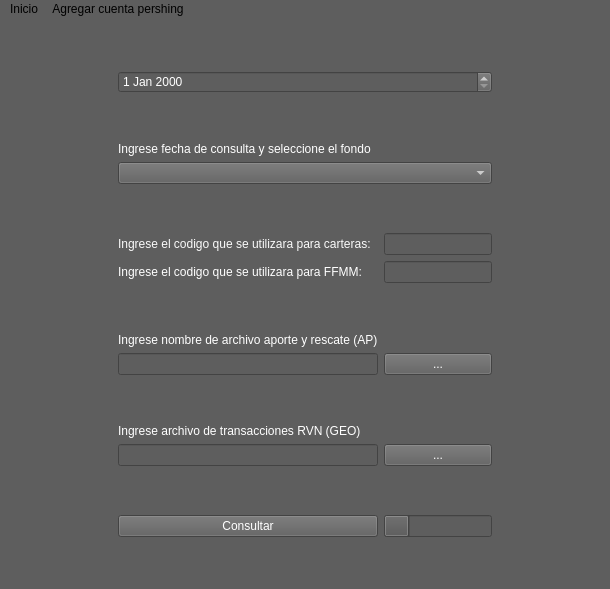
<?xml version="1.0" encoding="UTF-8"?>
<ui version="4.0">
 <class>MainW</class>
 <widget class="QMainWindow" name="MainW">
  <property name="geometry">
   <rect>
    <x>0</x>
    <y>0</y>
    <width>610</width>
    <height>589</height>
   </rect>
  </property>
  <property name="font">
   <font>
    <weight>75</weight>
    <bold>true</bold>
   </font>
  </property>
  <property name="mouseTracking">
   <bool>false</bool>
  </property>
  <property name="windowTitle">
   <string>Consultas...</string>
  </property>
  <property name="windowIcon">
   <iconset>
    <normaloff>icon.ico</normaloff>icon.ico</iconset>
  </property>
  <property name="windowOpacity">
   <double>9.000000000000000</double>
  </property>
  <property name="styleSheet">
   <string notr="true">background-color: rgb(94, 94, 94);</string>
  </property>
  <widget class="QWidget" name="password">
   <layout class="QGridLayout" name="gridLayout">
    <item row="16" column="1">
     <widget class="QLabel" name="label_3">
      <property name="styleSheet">
       <string notr="true">color: rgb(255, 255, 255);</string>
      </property>
      <property name="text">
       <string>Ingrese archivo de transacciones RVN (GEO)</string>
      </property>
     </widget>
    </item>
    <item row="11" column="1">
     <spacer name="verticalSpacer_7">
      <property name="orientation">
       <enum>Qt::Vertical</enum>
      </property>
      <property name="sizeHint" stdset="0">
       <size>
        <width>20</width>
        <height>40</height>
       </size>
      </property>
     </spacer>
    </item>
    <item row="18" column="1">
     <spacer name="verticalSpacer_6">
      <property name="orientation">
       <enum>Qt::Vertical</enum>
      </property>
      <property name="sizeHint" stdset="0">
       <size>
        <width>20</width>
        <height>40</height>
       </size>
      </property>
     </spacer>
    </item>
    <item row="14" column="3">
     <spacer name="horizontalSpacer_2">
      <property name="orientation">
       <enum>Qt::Horizontal</enum>
      </property>
      <property name="sizeHint" stdset="0">
       <size>
        <width>40</width>
        <height>20</height>
       </size>
      </property>
     </spacer>
    </item>
    <item row="17" column="2">
     <widget class="QPushButton" name="pathgeo">
      <property name="styleSheet">
       <string notr="true">color: rgb(255, 255, 255);</string>
      </property>
      <property name="text">
       <string>...</string>
      </property>
     </widget>
    </item>
    <item row="0" column="1">
     <spacer name="verticalSpacer_2">
      <property name="orientation">
       <enum>Qt::Vertical</enum>
      </property>
      <property name="sizeHint" stdset="0">
       <size>
        <width>20</width>
        <height>40</height>
       </size>
      </property>
     </spacer>
    </item>
    <item row="14" column="1">
     <widget class="QLineEdit" name="AP"/>
    </item>
    <item row="1" column="1" colspan="2">
     <widget class="QDateEdit" name="Fecha">
      <property name="styleSheet">
       <string notr="true">color: rgb(255, 255, 255);</string>
      </property>
     </widget>
    </item>
    <item row="4" column="1">
     <spacer name="verticalSpacer_3">
      <property name="orientation">
       <enum>Qt::Vertical</enum>
      </property>
      <property name="sizeHint" stdset="0">
       <size>
        <width>20</width>
        <height>40</height>
       </size>
      </property>
     </spacer>
    </item>
    <item row="13" column="1">
     <widget class="QLabel" name="label">
      <property name="styleSheet">
       <string notr="true">color: rgb(255, 255, 255);</string>
      </property>
      <property name="text">
       <string>Ingrese nombre de archivo aporte y rescate (AP)</string>
      </property>
     </widget>
    </item>
    <item row="15" column="1">
     <spacer name="verticalSpacer_5">
      <property name="orientation">
       <enum>Qt::Vertical</enum>
      </property>
      <property name="sizeHint" stdset="0">
       <size>
        <width>20</width>
        <height>40</height>
       </size>
      </property>
     </spacer>
    </item>
    <item row="14" column="0">
     <spacer name="horizontalSpacer">
      <property name="orientation">
       <enum>Qt::Horizontal</enum>
      </property>
      <property name="sizeHint" stdset="0">
       <size>
        <width>40</width>
        <height>20</height>
       </size>
      </property>
     </spacer>
    </item>
    <item row="19" column="1">
     <widget class="QPushButton" name="Consulta">
      <property name="styleSheet">
       <string notr="true">color: rgb(255, 255, 255);</string>
      </property>
      <property name="text">
       <string>Consultar</string>
      </property>
     </widget>
    </item>
    <item row="17" column="1">
     <widget class="QLineEdit" name="GEO"/>
    </item>
    <item row="7" column="1">
     <spacer name="verticalSpacer_4">
      <property name="orientation">
       <enum>Qt::Vertical</enum>
      </property>
      <property name="sizeHint" stdset="0">
       <size>
        <width>20</width>
        <height>40</height>
       </size>
      </property>
     </spacer>
    </item>
    <item row="19" column="2">
     <widget class="QProgressBar" name="progreso">
      <property name="palette">
       <palette>
        <active>
         <colorrole role="WindowText">
          <brush brushstyle="SolidPattern">
           <color alpha="255">
            <red>94</red>
            <green>94</green>
            <blue>94</blue>
           </color>
          </brush>
         </colorrole>
         <colorrole role="Button">
          <brush brushstyle="SolidPattern">
           <color alpha="255">
            <red>94</red>
            <green>94</green>
            <blue>94</blue>
           </color>
          </brush>
         </colorrole>
         <colorrole role="Text">
          <brush brushstyle="SolidPattern">
           <color alpha="255">
            <red>94</red>
            <green>94</green>
            <blue>94</blue>
           </color>
          </brush>
         </colorrole>
         <colorrole role="ButtonText">
          <brush brushstyle="SolidPattern">
           <color alpha="255">
            <red>94</red>
            <green>94</green>
            <blue>94</blue>
           </color>
          </brush>
         </colorrole>
         <colorrole role="Base">
          <brush brushstyle="SolidPattern">
           <color alpha="255">
            <red>94</red>
            <green>94</green>
            <blue>94</blue>
           </color>
          </brush>
         </colorrole>
         <colorrole role="Window">
          <brush brushstyle="SolidPattern">
           <color alpha="255">
            <red>94</red>
            <green>94</green>
            <blue>94</blue>
           </color>
          </brush>
         </colorrole>
         <colorrole role="Highlight">
          <brush brushstyle="SolidPattern">
           <color alpha="255">
            <red>94</red>
            <green>94</green>
            <blue>94</blue>
           </color>
          </brush>
         </colorrole>
         <colorrole role="HighlightedText">
          <brush brushstyle="SolidPattern">
           <color alpha="255">
            <red>94</red>
            <green>94</green>
            <blue>94</blue>
           </color>
          </brush>
         </colorrole>
         <colorrole role="Link">
          <brush brushstyle="SolidPattern">
           <color alpha="255">
            <red>94</red>
            <green>94</green>
            <blue>94</blue>
           </color>
          </brush>
         </colorrole>
         <colorrole role="LinkVisited">
          <brush brushstyle="SolidPattern">
           <color alpha="255">
            <red>94</red>
            <green>94</green>
            <blue>94</blue>
           </color>
          </brush>
         </colorrole>
         <colorrole role="AlternateBase">
          <brush brushstyle="SolidPattern">
           <color alpha="255">
            <red>94</red>
            <green>94</green>
            <blue>94</blue>
           </color>
          </brush>
         </colorrole>
         <colorrole role="NoRole">
          <brush brushstyle="SolidPattern">
           <color alpha="255">
            <red>94</red>
            <green>94</green>
            <blue>94</blue>
           </color>
          </brush>
         </colorrole>
         <colorrole role="ToolTipBase">
          <brush brushstyle="SolidPattern">
           <color alpha="255">
            <red>255</red>
            <green>255</green>
            <blue>220</blue>
           </color>
          </brush>
         </colorrole>
        </active>
        <inactive>
         <colorrole role="WindowText">
          <brush brushstyle="SolidPattern">
           <color alpha="255">
            <red>94</red>
            <green>94</green>
            <blue>94</blue>
           </color>
          </brush>
         </colorrole>
         <colorrole role="Button">
          <brush brushstyle="SolidPattern">
           <color alpha="255">
            <red>94</red>
            <green>94</green>
            <blue>94</blue>
           </color>
          </brush>
         </colorrole>
         <colorrole role="Text">
          <brush brushstyle="SolidPattern">
           <color alpha="255">
            <red>94</red>
            <green>94</green>
            <blue>94</blue>
           </color>
          </brush>
         </colorrole>
         <colorrole role="ButtonText">
          <brush brushstyle="SolidPattern">
           <color alpha="255">
            <red>94</red>
            <green>94</green>
            <blue>94</blue>
           </color>
          </brush>
         </colorrole>
         <colorrole role="Base">
          <brush brushstyle="SolidPattern">
           <color alpha="255">
            <red>94</red>
            <green>94</green>
            <blue>94</blue>
           </color>
          </brush>
         </colorrole>
         <colorrole role="Window">
          <brush brushstyle="SolidPattern">
           <color alpha="255">
            <red>94</red>
            <green>94</green>
            <blue>94</blue>
           </color>
          </brush>
         </colorrole>
         <colorrole role="Highlight">
          <brush brushstyle="SolidPattern">
           <color alpha="255">
            <red>94</red>
            <green>94</green>
            <blue>94</blue>
           </color>
          </brush>
         </colorrole>
         <colorrole role="HighlightedText">
          <brush brushstyle="SolidPattern">
           <color alpha="255">
            <red>94</red>
            <green>94</green>
            <blue>94</blue>
           </color>
          </brush>
         </colorrole>
         <colorrole role="Link">
          <brush brushstyle="SolidPattern">
           <color alpha="255">
            <red>94</red>
            <green>94</green>
            <blue>94</blue>
           </color>
          </brush>
         </colorrole>
         <colorrole role="LinkVisited">
          <brush brushstyle="SolidPattern">
           <color alpha="255">
            <red>94</red>
            <green>94</green>
            <blue>94</blue>
           </color>
          </brush>
         </colorrole>
         <colorrole role="AlternateBase">
          <brush brushstyle="SolidPattern">
           <color alpha="255">
            <red>94</red>
            <green>94</green>
            <blue>94</blue>
           </color>
          </brush>
         </colorrole>
         <colorrole role="NoRole">
          <brush brushstyle="SolidPattern">
           <color alpha="255">
            <red>94</red>
            <green>94</green>
            <blue>94</blue>
           </color>
          </brush>
         </colorrole>
         <colorrole role="ToolTipBase">
          <brush brushstyle="SolidPattern">
           <color alpha="255">
            <red>255</red>
            <green>255</green>
            <blue>220</blue>
           </color>
          </brush>
         </colorrole>
        </inactive>
        <disabled>
         <colorrole role="WindowText">
          <brush brushstyle="SolidPattern">
           <color alpha="255">
            <red>94</red>
            <green>94</green>
            <blue>94</blue>
           </color>
          </brush>
         </colorrole>
         <colorrole role="Button">
          <brush brushstyle="SolidPattern">
           <color alpha="255">
            <red>94</red>
            <green>94</green>
            <blue>94</blue>
           </color>
          </brush>
         </colorrole>
         <colorrole role="Text">
          <brush brushstyle="SolidPattern">
           <color alpha="255">
            <red>94</red>
            <green>94</green>
            <blue>94</blue>
           </color>
          </brush>
         </colorrole>
         <colorrole role="ButtonText">
          <brush brushstyle="SolidPattern">
           <color alpha="255">
            <red>94</red>
            <green>94</green>
            <blue>94</blue>
           </color>
          </brush>
         </colorrole>
         <colorrole role="Base">
          <brush brushstyle="SolidPattern">
           <color alpha="255">
            <red>94</red>
            <green>94</green>
            <blue>94</blue>
           </color>
          </brush>
         </colorrole>
         <colorrole role="Window">
          <brush brushstyle="SolidPattern">
           <color alpha="255">
            <red>94</red>
            <green>94</green>
            <blue>94</blue>
           </color>
          </brush>
         </colorrole>
         <colorrole role="Highlight">
          <brush brushstyle="SolidPattern">
           <color alpha="255">
            <red>94</red>
            <green>94</green>
            <blue>94</blue>
           </color>
          </brush>
         </colorrole>
         <colorrole role="HighlightedText">
          <brush brushstyle="SolidPattern">
           <color alpha="255">
            <red>94</red>
            <green>94</green>
            <blue>94</blue>
           </color>
          </brush>
         </colorrole>
         <colorrole role="Link">
          <brush brushstyle="SolidPattern">
           <color alpha="255">
            <red>94</red>
            <green>94</green>
            <blue>94</blue>
           </color>
          </brush>
         </colorrole>
         <colorrole role="LinkVisited">
          <brush brushstyle="SolidPattern">
           <color alpha="255">
            <red>94</red>
            <green>94</green>
            <blue>94</blue>
           </color>
          </brush>
         </colorrole>
         <colorrole role="AlternateBase">
          <brush brushstyle="SolidPattern">
           <color alpha="255">
            <red>94</red>
            <green>94</green>
            <blue>94</blue>
           </color>
          </brush>
         </colorrole>
         <colorrole role="NoRole">
          <brush brushstyle="SolidPattern">
           <color alpha="255">
            <red>94</red>
            <green>94</green>
            <blue>94</blue>
           </color>
          </brush>
         </colorrole>
         <colorrole role="ToolTipBase">
          <brush brushstyle="SolidPattern">
           <color alpha="255">
            <red>94</red>
            <green>94</green>
            <blue>94</blue>
           </color>
          </brush>
         </colorrole>
        </disabled>
       </palette>
      </property>
      <property name="styleSheet">
       <string notr="true">color: rgb(94, 94, 94);
alternate-background-color: rgb(94, 94, 94);
selection-color: rgb(94, 94, 94);
selection-background-color: rgb(94, 94, 94);
background-color: rgb(94, 94, 94);</string>
      </property>
      <property name="value">
       <number>24</number>
      </property>
      <property name="textVisible">
       <bool>true</bool>
      </property>
      <property name="orientation">
       <enum>Qt::Horizontal</enum>
      </property>
     </widget>
    </item>
    <item row="6" column="1" colspan="2">
     <widget class="QComboBox" name="ListFondos">
      <property name="styleSheet">
       <string notr="true">background-color: rgb(94, 94, 94);
color: rgb(255, 255, 255);</string>
      </property>
     </widget>
    </item>
    <item row="20" column="1">
     <spacer name="verticalSpacer">
      <property name="orientation">
       <enum>Qt::Vertical</enum>
      </property>
      <property name="sizeHint" stdset="0">
       <size>
        <width>20</width>
        <height>40</height>
       </size>
      </property>
     </spacer>
    </item>
    <item row="5" column="1">
     <widget class="QLabel" name="label_2">
      <property name="styleSheet">
       <string notr="true">color: rgb(255, 255, 255);</string>
      </property>
      <property name="text">
       <string>Ingrese fecha de consulta y seleccione el fondo</string>
      </property>
     </widget>
    </item>
    <item row="14" column="2">
     <widget class="QPushButton" name="pathap">
      <property name="styleSheet">
       <string notr="true">color: rgb(255, 255, 255);</string>
      </property>
      <property name="text">
       <string>...</string>
      </property>
     </widget>
    </item>
    <item row="8" column="2">
     <widget class="QLineEdit" name="Codigo_Cartera"/>
    </item>
    <item row="8" column="1">
     <widget class="QLabel" name="label_4">
      <property name="styleSheet">
       <string notr="true">color: rgb(250, 250, 250);</string>
      </property>
      <property name="text">
       <string>Ingrese el codigo que se utilizara para carteras:</string>
      </property>
     </widget>
    </item>
    <item row="8" column="3">
     <spacer name="horizontalSpacer_3">
      <property name="orientation">
       <enum>Qt::Horizontal</enum>
      </property>
      <property name="sizeHint" stdset="0">
       <size>
        <width>40</width>
        <height>20</height>
       </size>
      </property>
     </spacer>
    </item>
    <item row="10" column="1">
     <widget class="QLabel" name="label_5">
      <property name="styleSheet">
       <string notr="true">color: rgb(255, 255, 255);</string>
      </property>
      <property name="text">
       <string>Ingrese el codigo que se utilizara para FFMM:</string>
      </property>
     </widget>
    </item>
    <item row="10" column="2">
     <widget class="QLineEdit" name="codigoFFMM"/>
    </item>
    <item row="10" column="3">
     <spacer name="horizontalSpacer_4">
      <property name="orientation">
       <enum>Qt::Horizontal</enum>
      </property>
      <property name="sizeHint" stdset="0">
       <size>
        <width>40</width>
        <height>20</height>
       </size>
      </property>
     </spacer>
    </item>
   </layout>
   <zorder>ListFondos</zorder>
   <zorder>label_2</zorder>
   <zorder>label_3</zorder>
   <zorder>GEO</zorder>
   <zorder>AP</zorder>
   <zorder>pathgeo</zorder>
   <zorder>Consulta</zorder>
   <zorder>pathap</zorder>
   <zorder>progreso</zorder>
   <zorder>horizontalSpacer_2</zorder>
   <zorder>Fecha</zorder>
   <zorder>verticalSpacer_3</zorder>
   <zorder>horizontalSpacer</zorder>
   <zorder>verticalSpacer_7</zorder>
   <zorder>label</zorder>
   <zorder>label_4</zorder>
   <zorder>Codigo_Cartera</zorder>
   <zorder>horizontalSpacer_3</zorder>
   <zorder>label_5</zorder>
   <zorder>codigoFFMM</zorder>
   <zorder>horizontalSpacer_4</zorder>
  </widget>
  <widget class="QMenuBar" name="menubar">
   <property name="geometry">
    <rect>
     <x>0</x>
     <y>0</y>
     <width>610</width>
     <height>21</height>
    </rect>
   </property>
   <widget class="QMenu" name="menuInicio">
    <property name="font">
     <font>
      <weight>75</weight>
      <bold>true</bold>
      <underline>false</underline>
     </font>
    </property>
    <property name="title">
     <string>Inicio</string>
    </property>
   </widget>
   <widget class="QMenu" name="menuagregar_cuenta_pershing">
    <property name="title">
     <string>Agregar cuenta pershing</string>
    </property>
    <addaction name="separator"/>
   </widget>
   <addaction name="menuInicio"/>
   <addaction name="menuagregar_cuenta_pershing"/>
  </widget>
 </widget>
 <tabstops>
  <tabstop>ListFondos</tabstop>
 </tabstops>
 <resources/>
 <connections/>
</ui>
